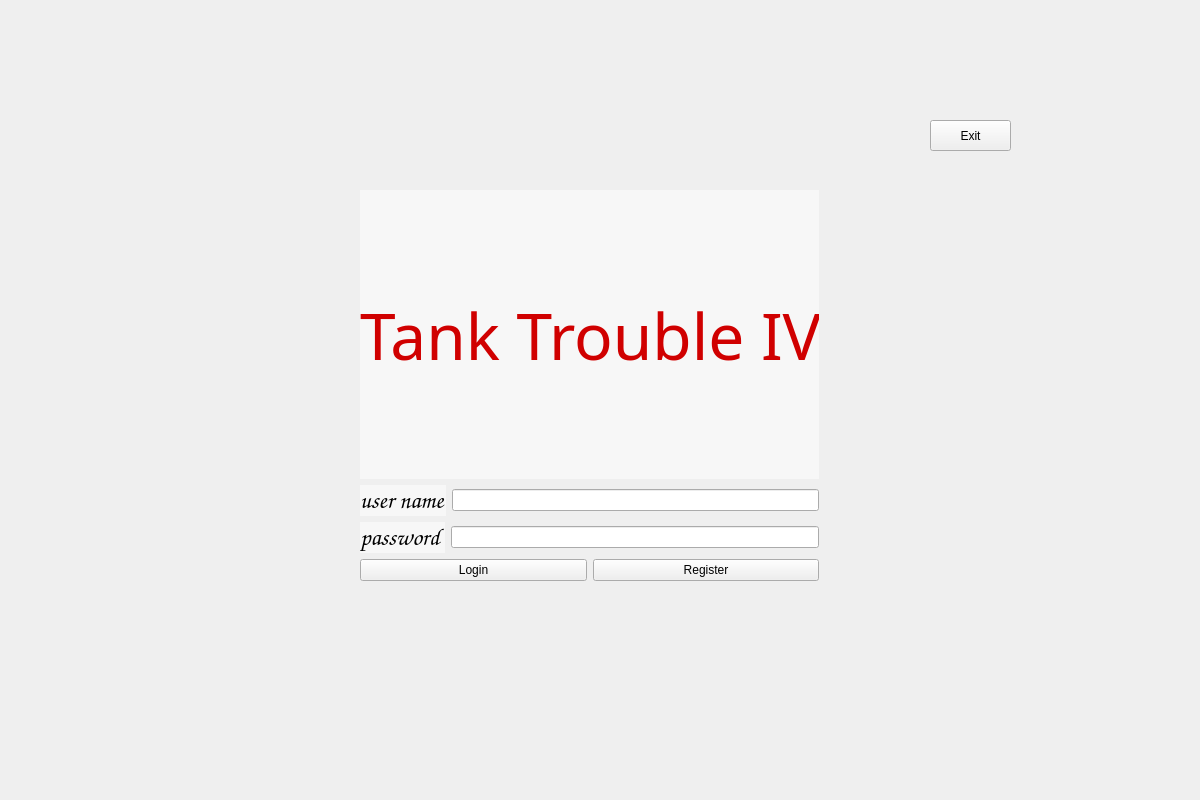
<?xml version="1.0" encoding="UTF-8"?>
<ui version="4.0">
 <class>LoginWidget</class>
 <widget class="QWidget" name="LoginWidget">
  <property name="geometry">
   <rect>
    <x>0</x>
    <y>0</y>
    <width>1200</width>
    <height>800</height>
   </rect>
  </property>
  <property name="windowTitle">
   <string>Form</string>
  </property>
  <widget class="QPushButton" name="btnExit">
   <property name="geometry">
    <rect>
     <x>930</x>
     <y>120</y>
     <width>81</width>
     <height>31</height>
    </rect>
   </property>
   <property name="styleSheet">
    <string notr="true">font: 12pt &quot;Comic Sans MS&quot;;</string>
   </property>
   <property name="text">
    <string>Exit</string>
   </property>
  </widget>
  <widget class="QWidget" name="layoutWidget">
   <property name="geometry">
    <rect>
     <x>360</x>
     <y>190</y>
     <width>459</width>
     <height>391</height>
    </rect>
   </property>
   <layout class="QVBoxLayout" name="verticalLayout_2">
    <property name="leftMargin">
     <number>0</number>
    </property>
    <property name="rightMargin">
     <number>0</number>
    </property>
    <item>
     <widget class="QLabel" name="label">
      <property name="font">
       <font>
        <family>华文琥珀</family>
        <pointsize>48</pointsize>
        <italic>false</italic>
        <bold>false</bold>
       </font>
      </property>
      <property name="styleSheet">
       <string notr="true">font: 48pt &quot;华文琥珀&quot;;
background-color: rgba(255, 255, 255, 127);
color: rgb(208, 0, 0);</string>
      </property>
      <property name="text">
       <string>Tank Trouble IV</string>
      </property>
     </widget>
    </item>
    <item>
     <layout class="QVBoxLayout" name="verticalLayout">
      <item>
       <layout class="QHBoxLayout" name="horizontalLayout">
        <item>
         <widget class="QLabel" name="label_2">
          <property name="font">
           <font>
            <family>Comic Sans MS</family>
            <pointsize>18</pointsize>
            <italic>false</italic>
            <bold>false</bold>
           </font>
          </property>
          <property name="styleSheet">
           <string notr="true">font: 18pt &quot;Comic Sans MS&quot;;
background-color: rgba(255, 255, 255, 127);</string>
          </property>
          <property name="text">
           <string>user name</string>
          </property>
         </widget>
        </item>
        <item>
         <widget class="QLineEdit" name="usernameLineEdit"/>
        </item>
       </layout>
      </item>
      <item>
       <layout class="QHBoxLayout" name="horizontalLayout_2">
        <item>
         <widget class="QLabel" name="label_3">
          <property name="font">
           <font>
            <family>Comic Sans MS</family>
            <pointsize>18</pointsize>
            <italic>false</italic>
            <bold>false</bold>
           </font>
          </property>
          <property name="styleSheet">
           <string notr="true">font: 18pt &quot;Comic Sans MS&quot;;
background-color: rgba(255, 255, 255, 127);</string>
          </property>
          <property name="text">
           <string>password </string>
          </property>
         </widget>
        </item>
        <item>
         <widget class="QLineEdit" name="passwordLineEdit">
          <property name="echoMode">
           <enum>QLineEdit::Password</enum>
          </property>
         </widget>
        </item>
       </layout>
      </item>
      <item>
       <layout class="QHBoxLayout" name="horizontalLayout_3">
        <item>
         <widget class="QPushButton" name="pushButton">
          <property name="styleSheet">
           <string notr="true">font: 14pt &quot;Comic Sans MS&quot;;</string>
          </property>
          <property name="text">
           <string>Login</string>
          </property>
         </widget>
        </item>
        <item>
         <widget class="QPushButton" name="btnRegister">
          <property name="styleSheet">
           <string notr="true">font: 14pt &quot;Comic Sans MS&quot;;</string>
          </property>
          <property name="text">
           <string>Register</string>
          </property>
         </widget>
        </item>
       </layout>
      </item>
     </layout>
    </item>
   </layout>
  </widget>
 </widget>
 <resources/>
 <connections/>
</ui>
